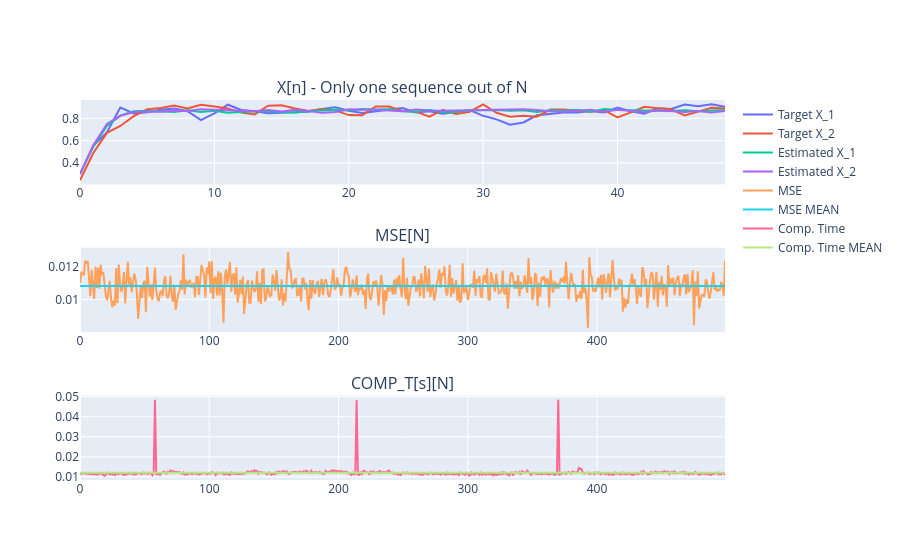

Notebook code cell kept with this figure:
### Code cell
KNetFig = make_subplots(rows=3, cols=1, subplot_titles=("X[n] - Only one sequence out of N", "MSE[N]", "COMP_T[s][N]"))

KNetFig.append_trace(go.Scatter(x=np.arange(test_target.detach().size(2)),y=test_target.detach().numpy()[0,0,0:-1], name = 'Target X_1'), row=1, col=1)
KNetFig.append_trace(go.Scatter(x=np.arange(test_target.detach().size(2)),y=test_target.detach().numpy()[0,1,0:-1], name = 'Target X_2'), row=1, col=1)
if SELECTED_MODEL == 1:
    KNetFig.append_trace(go.Scatter(x=np.arange(knet_out.detach().size(2)),y=test_target.detach().numpy()[0,2,0:-1], name = 'Target X_3'), row=1, col=1)
KNetFig.append_trace(go.Scatter(x=np.arange(knet_out.detach().size(2)),y=knet_out.detach().numpy()[0,0,0:-1], name = 'Estimated X_1'), row=1, col=1)
KNetFig.append_trace(go.Scatter(x=np.arange(knet_out.detach().size(2)),y=knet_out.detach().numpy()[0,1,0:-1], name = 'Estimated X_2'), row=1, col=1)
if SELECTED_MODEL == 1:
    KNetFig.append_trace(go.Scatter(x=np.arange(knet_out.detach().size(2)),y=knet_out.detach().numpy()[0,2,0:-1], name = 'Estimated X_3'), row=1, col=1)

KNetFig.append_trace(go.Scatter(x=np.arange(len(test_data_synt)), y=test_data_synt['MSE KalmanNet'], name='MSE'), row=2, col=1)
KNetFig.append_trace(go.Scatter(x=np.arange(len(test_data_synt)), y=np.linspace(test_data_synt.mean()['MSE KalmanNet'], test_data_synt.mean()['MSE KalmanNet'], len(test_data_synt)), name = 'MSE MEAN'), row=2, col=1)

KNetFig.append_trace(go.Scatter(x=np.arange(len(test_data_synt)), y=test_data_synt['Computational Time KalmanNet [s]'], name='Comp. Time'), row=3, col=1)
KNetFig.append_trace(go.Scatter(x=np.arange(len(test_data_synt)), y=np.linspace(test_data_synt.mean()['Computational Time KalmanNet [s]'], test_data_synt.mean()['Computational Time KalmanNet [s]'], len(test_data_synt)), name = 'Comp. Time MEAN'), row=3, col=1)

KNetFig.show()
if SELECTED_MODEL == 1:
    Lorentz = make_subplots(rows=1, cols=1, subplot_titles=("A sample plot of the test data", "A sample plot of the filtered data"))
    Lorentz.append_trace(go.Scatter(x = test_target.detach().numpy()[0,0,0:-1], y= test_target.detach().numpy()[0,2,0:-1]), row=1, col=1)
    Lorentz.append_trace(go.Scatter(x = knet_out.detach().numpy()[0,0,0:-1], y= knet_out.detach().numpy()[0,2,0:-1]), row=1, col=1)
    
    Lorentz.show()

### Figure 1 — Plotly figure (JSON) as saved in the notebook; plotly's stock layout.template omitted (floating-point values rounded to 4 significant figures; data arrays with more than 128 entries replaced by an {"elided": "..."} marker saying what was removed)
{"data": [{"name": "Target X_1", "type": "scatter", "x": [0, 1, 2, 3, 4, 5, 6, 7, 8, 9, 10, 11, 12, 13, 14, 15, 16, 17, 18, 19, 20, 21, 22, 23, 24, 25, 26, 27, 28, 29, 30, 31, 32, 33, 34, 35, 36, 37, 38, 39, 40, 41, 42, 43, 44, 45, 46, 47, 48, 49], "xaxis": "x", "y": [0.2996, 0.5563, 0.6741, 0.8973, 0.8449, 0.8552, 0.8776, 0.8897, 0.8642, 0.7848, 0.8448, 0.9233, 0.876, 0.8652, 0.8476, 0.8538, 0.8558, 0.859, 0.8836, 0.8994, 0.8698, 0.8488, 0.8651, 0.8762, 0.8926, 0.8527, 0.8635, 0.8412, 0.8564, 0.8754, 0.8233, 0.7918, 0.7427, 0.7641, 0.828, 0.8405, 0.8534, 0.8525, 0.8665, 0.8543, 0.8981, 0.8636, 0.8418, 0.892, 0.8853, 0.9255, 0.9103, 0.9276, 0.9042], "yaxis": "y"}, {"name": "Target X_2", "type": "scatter", "x": [0, 1, 2, 3, 4, 5, 6, 7, 8, 9, 10, 11, 12, 13, 14, 15, 16, 17, 18, 19, 20, 21, 22, 23, 24, 25, 26, 27, 28, 29, 30, 31, 32, 33, 34, 35, 36, 37, 38, 39, 40, 41, 42, 43, 44, 45, 46, 47, 48, 49], "xaxis": "x", "y": [0.2449, 0.4912, 0.6706, 0.7318, 0.8203, 0.8819, 0.893, 0.915, 0.8892, 0.9233, 0.9079, 0.8884, 0.8523, 0.8356, 0.9138, 0.9188, 0.89, 0.8665, 0.8854, 0.8724, 0.8297, 0.8285, 0.9076, 0.9071, 0.8666, 0.8609, 0.8154, 0.8771, 0.839, 0.8601, 0.927, 0.8504, 0.8158, 0.8245, 0.8161, 0.8793, 0.8811, 0.8678, 0.8597, 0.8741, 0.8086, 0.8543, 0.9041, 0.8918, 0.8818, 0.826, 0.8617, 0.8947, 0.8884], "yaxis": "y"}, {"name": "Estimated X_1", "type": "scatter", "x": [0, 1, 2, 3, 4, 5, 6, 7, 8, 9, 10, 11, 12, 13, 14, 15, 16, 17, 18, 19, 20, 21, 22, 23, 24, 25, 26, 27, 28, 29, 30, 31, 32, 33, 34, 35, 36, 37, 38, 39, 40, 41, 42, 43, 44, 45, 46, 47, 48, 49], "xaxis": "x", "y": [0.3039, 0.5485, 0.7318, 0.8244, 0.8648, 0.8679, 0.8641, 0.8573, 0.8723, 0.8575, 0.868, 0.8506, 0.8583, 0.8606, 0.8657, 0.8584, 0.8536, 0.8677, 0.8703, 0.8786, 0.8709, 0.8848, 0.8797, 0.8823, 0.8648, 0.8608, 0.8753, 0.8584, 0.8603, 0.871, 0.874, 0.8759, 0.8685, 0.8729, 0.8579, 0.8735, 0.8696, 0.8749, 0.859, 0.8835, 0.875, 0.8713, 0.869, 0.8702, 0.8657, 0.8731, 0.8644, 0.8708, 0.8734], "yaxis": "y"}, {"name": "Estimated X_2", "type": "scatter", "x": [0, 1, 2, 3, 4, 5, 6, 7, 8, 9, 10, 11, 12, 13, 14, 15, 16, 17, 18, 19, 20, 21, 22, 23, 24, 25, 26, 27, 28, 29, 30, 31, 32, 33, 34, 35, 36, 37, 38, 39, 40, 41, 42, 43, 44, 45, 46, 47, 48, 49], "xaxis": "x", "y": [0.3, 0.5618, 0.7501, 0.8237, 0.8567, 0.8628, 0.8591, 0.8681, 0.8666, 0.8823, 0.878, 0.8703, 0.8686, 0.8635, 0.8749, 0.8627, 0.8772, 0.8674, 0.8504, 0.8584, 0.8814, 0.878, 0.879, 0.8708, 0.8633, 0.8801, 0.8704, 0.868, 0.8711, 0.8678, 0.8715, 0.8788, 0.8814, 0.8821, 0.8766, 0.8643, 0.8594, 0.8711, 0.8775, 0.8605, 0.8785, 0.8693, 0.8549, 0.8729, 0.8675, 0.8573, 0.8677, 0.8525, 0.8667], "yaxis": "y"}, {"name": "MSE", "type": "scatter", "x": {"elided": "500 int values"}, "xaxis": "x2", "y": {"elided": "500 float values"}, "yaxis": "y2"}, {"name": "MSE MEAN", "type": "scatter", "x": {"elided": "500 int values"}, "xaxis": "x2", "y": {"elided": "500 float values"}, "yaxis": "y2"}, {"name": "Comp. Time", "type": "scatter", "x": {"elided": "500 int values"}, "xaxis": "x3", "y": {"elided": "500 float values"}, "yaxis": "y3"}, {"name": "Comp. Time MEAN", "type": "scatter", "x": {"elided": "500 int values"}, "xaxis": "x3", "y": {"elided": "500 float values"}, "yaxis": "y3"}], "layout": {"annotations": [{"font": {"size": 16}, "showarrow": false, "text": "X[n] - Only one sequence out of N", "x": 0.5, "xanchor": "center", "xref": "paper", "y": 1, "yanchor": "bottom", "yref": "paper"}, {"font": {"size": 16}, "showarrow": false, "text": "MSE[N]", "x": 0.5, "xanchor": "center", "xref": "paper", "y": 0.6111, "yanchor": "bottom", "yref": "paper"}, {"font": {"size": 16}, "showarrow": false, "text": "COMP_T[s][N]", "x": 0.5, "xanchor": "center", "xref": "paper", "y": 0.2222, "yanchor": "bottom", "yref": "paper"}], "xaxis": {"anchor": "y", "domain": [0, 1]}, "xaxis2": {"anchor": "y2", "domain": [0, 1]}, "xaxis3": {"anchor": "y3", "domain": [0, 1]}, "yaxis": {"anchor": "x", "domain": [0.7778, 1]}, "yaxis2": {"anchor": "x2", "domain": [0.3889, 0.6111]}, "yaxis3": {"anchor": "x3", "domain": [0, 0.2222]}}}
